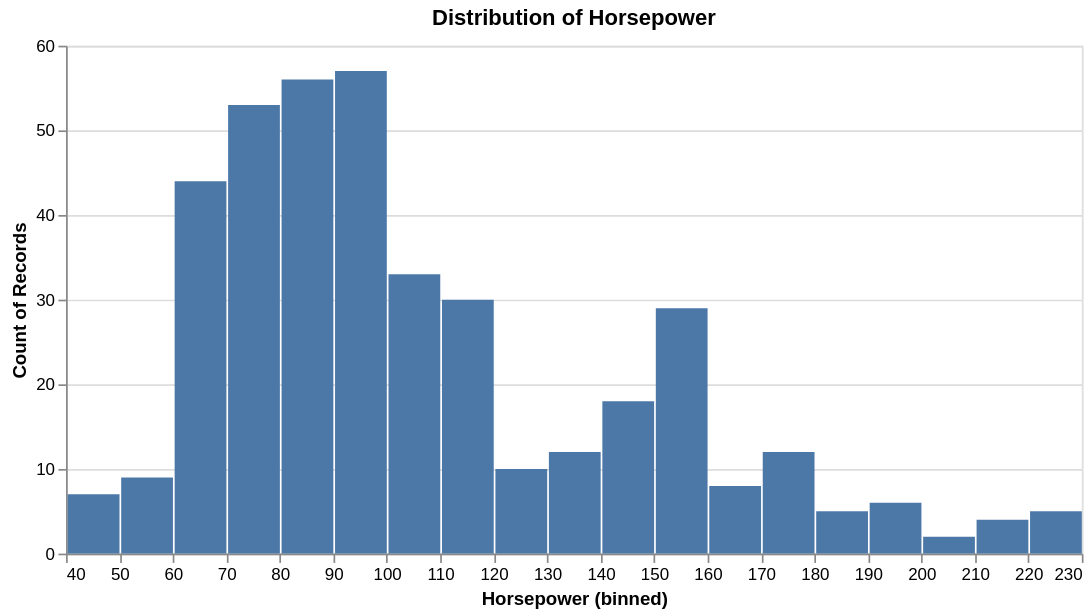

Write notebook code for a chart like this one.
### Code cell
# Example 3: Binning continuous data
# Create histogram of horsepower

histogram = alt.Chart(cars).mark_bar().encode(
    x=alt.X('Horsepower:Q', bin=alt.Bin(maxbins=20)),  # Bin the data
    y='count()',
    tooltip=['count()']
).properties(
    title='Distribution of Horsepower',
    width=600
)

histogram

### Figure 1 — Vega-Lite specification as saved in the notebook (floating-point values rounded to 4 significant figures; data arrays with more than 128 entries replaced by an {"elided": "..."} marker saying what was removed)
{"config": {"view": {"continuousWidth": 300, "continuousHeight": 300}}, "data": {"name": "data-583e73726c1545c56c203344161a975c"}, "mark": {"type": "bar"}, "encoding": {"tooltip": [{"aggregate": "count", "type": "quantitative"}], "x": {"bin": {"maxbins": 20}, "field": "Horsepower", "type": "quantitative"}, "y": {"aggregate": "count", "type": "quantitative"}}, "title": "Distribution of Horsepower", "width": 600, "$schema": "https://vega.github.io/schema/vega-lite/v5.20.1.json", "datasets": {"data-583e73726c1545c56c203344161a975c": {"elided": "406 records"}}}
